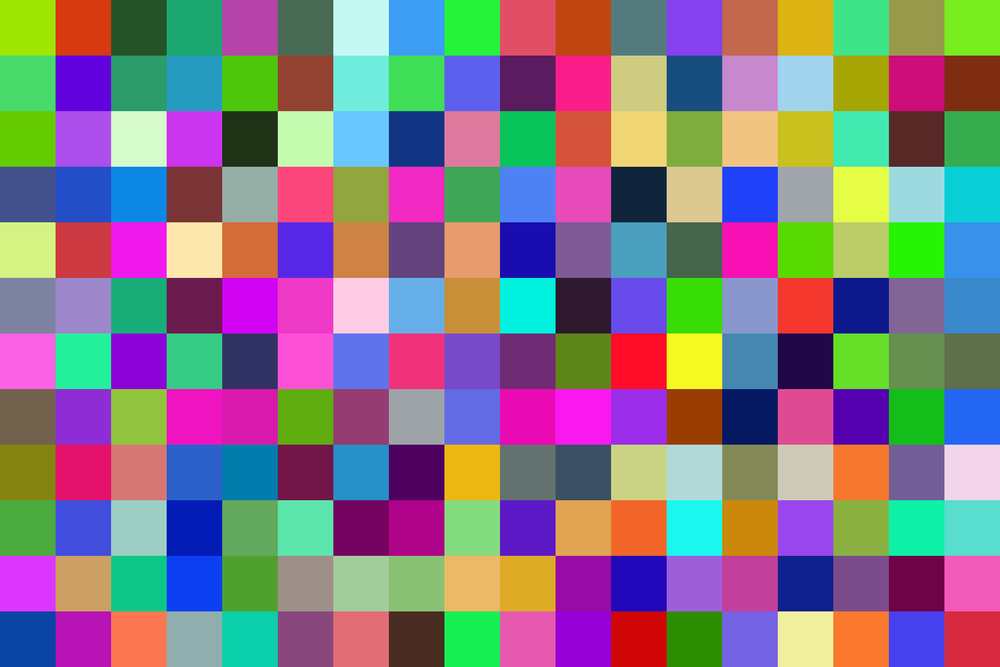
#> input picture random-pixels-big.png, 1000 x 667 px, shrunk from 1800 x 1200 before the run, found by its file name
$ jupyter execute 'IP with scipy.ipynb'
#> lines starting #> are read from the running program, lines starting #| are printed output that depends on the picture; long printed decimals are rounded
[cell 1]
from skimage import io, img_as_ubyte
from scipy import ndimage
import numpy as np
from matplotlib import pyplot as plt

[cell 2]
img = img_as_ubyte(io.imread("/home/shikhar/Desktop/git_workspace/ImageProcessing_Practice-/random-pixels-big.png", as_gray=False))
#> img is the input picture: shape (667, 1000, 3); mean R, G, B 132.7, 120.9, 132.8

[cell 3]
print(img.size, img.shape, img.dtype)
#| 2001000 (667, 1000, 3) uint8

[cell 4]
max_value=img.max()
#> max_value = 255
min_value=img.min()
#> min_value = 0
mean_value=img.mean()
#> mean_value = 128.8

[cell 5]
print(max_value, min_value,mean_value)
#| 255 0 128.790

[cell 6]
flippedLR=np.fliplr(img)
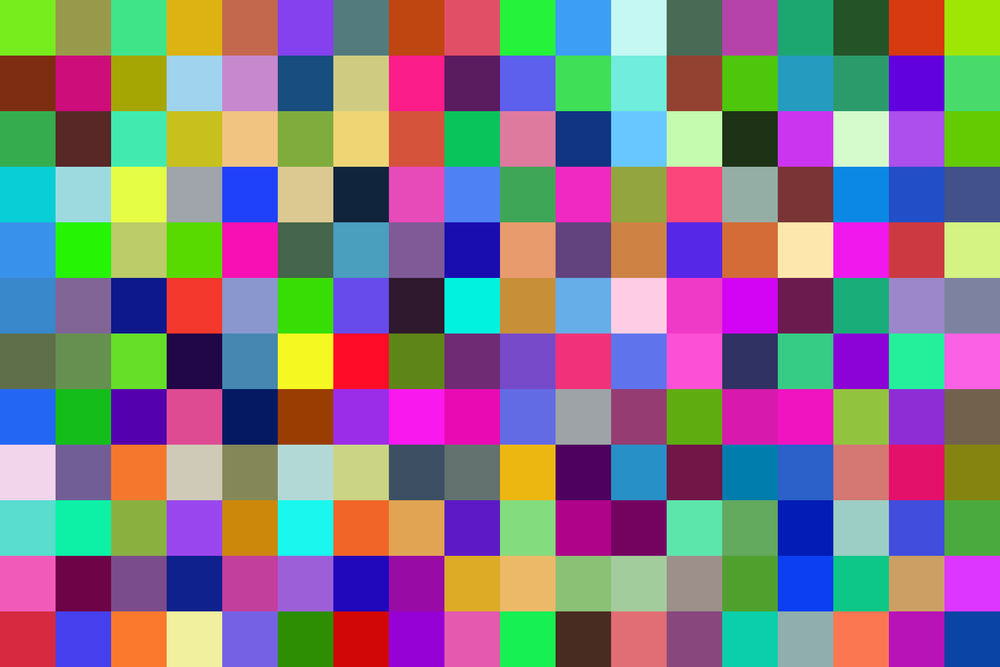
#> flippedLR: shape (667, 1000, 3); mean R, G, B 132.7, 120.9, 132.8
flippedUD=np.flipud(img)
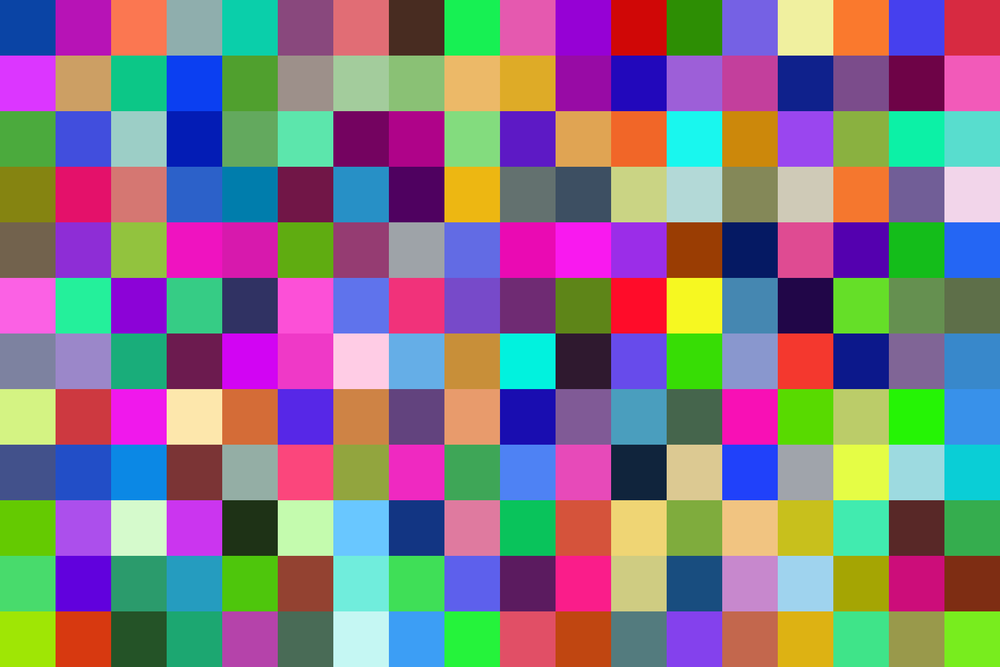
#> flippedUD: shape (667, 1000, 3); mean R, G, B 132.7, 120.9, 132.8

[cell 7]
plt.subplot(2,1,1)
plt.imshow(img, cmap="Greys")

plt.subplot(2,2,3)
plt.imshow(flippedLR, cmap="Blues")

plt.subplot(2,2,4)
plt.imshow(flippedUD, cmap='hsv')
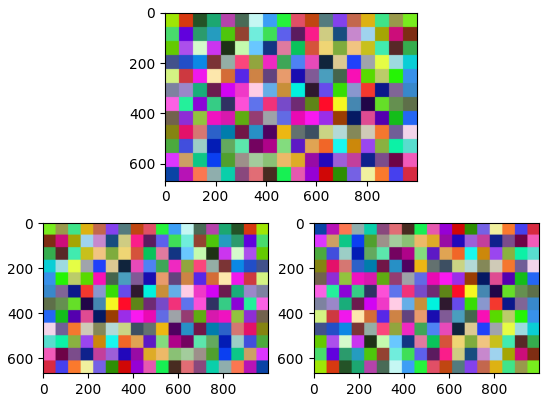
#> figure drawn by matplotlib, 3 panels

[cell 8]
rotated=ndimage.rotate(img,45,reshape=False)
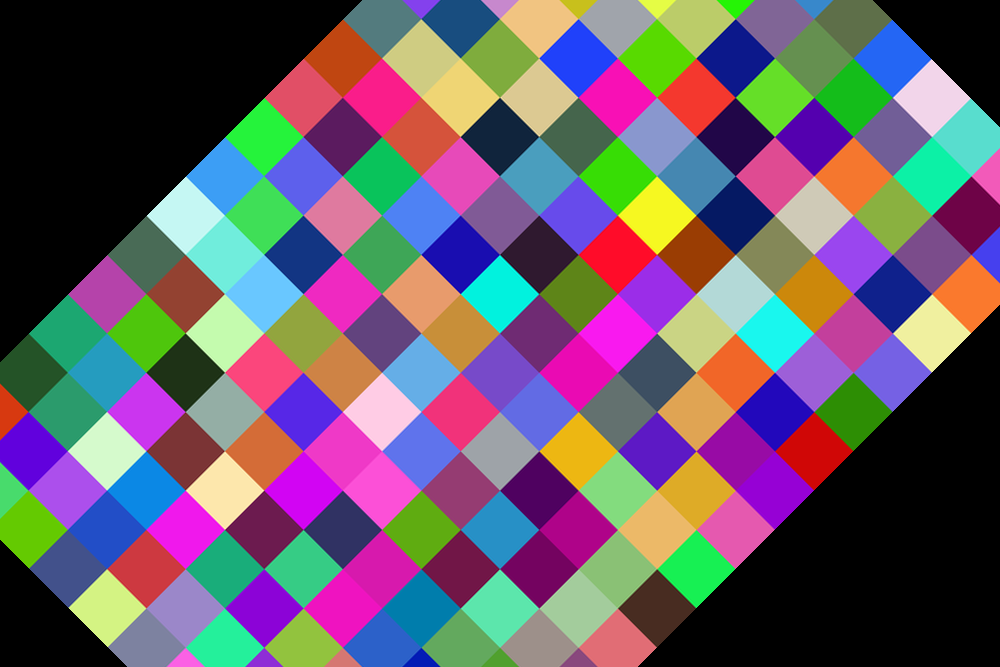
#> rotated: shape (667, 1000, 3); mean R, G, B 103.9, 91.3, 104.6
plt.imshow(rotated)

use of filters

[cell 9]
uniform_filtered=ndimage.uniform_filter(img,size=15)  #used for bluring images
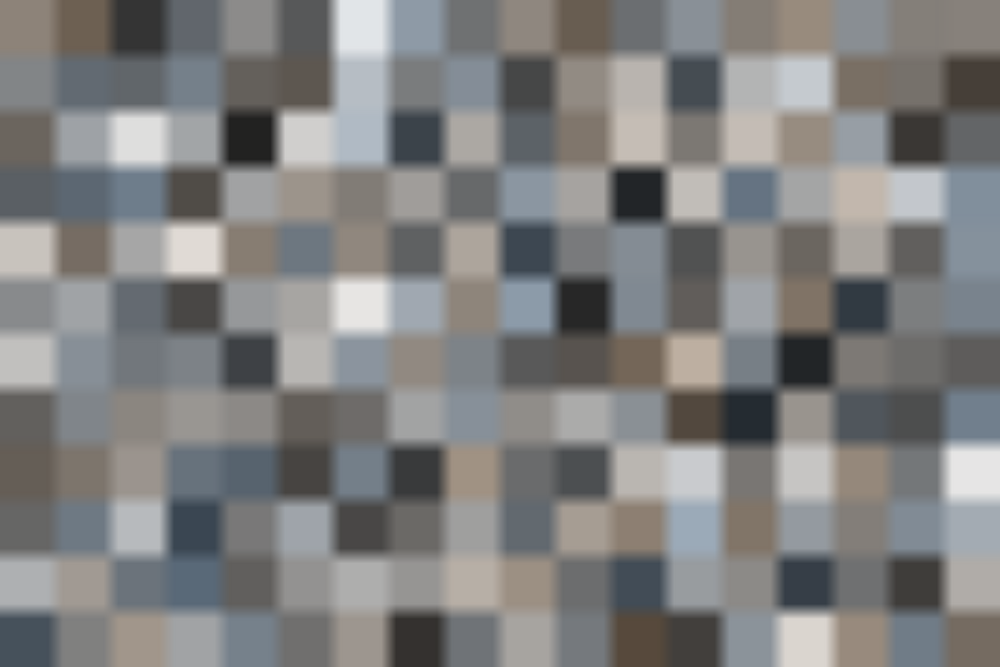
#> uniform_filtered: shape (667, 1000, 3); mean R, G, B 128, 128.2, 128
plt.imshow(uniform_filtered)

[cell 10]
gaussian_filtered=ndimage.gaussian_filter(img,sigma=5) #used for bluring or smoothing. It gradually removes the edges.
plt.imshow(gaussian_filtered)

[cell 11]
median_filtered=ndimage.median_filter(img,5)  #used for denoising images
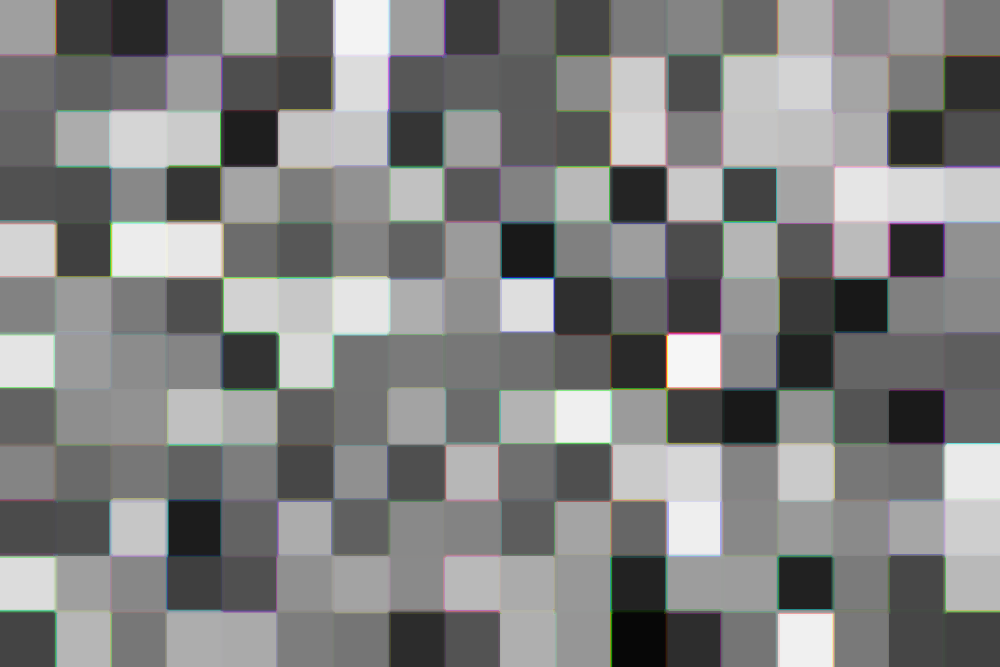
#> median_filtered: shape (667, 1000, 3); mean R, G, B 129.3, 129.8, 129.4
plt.imshow(median_filtered)

[cell 12]
sobel_img= ndimage.sobel(img) #used for detecting edges
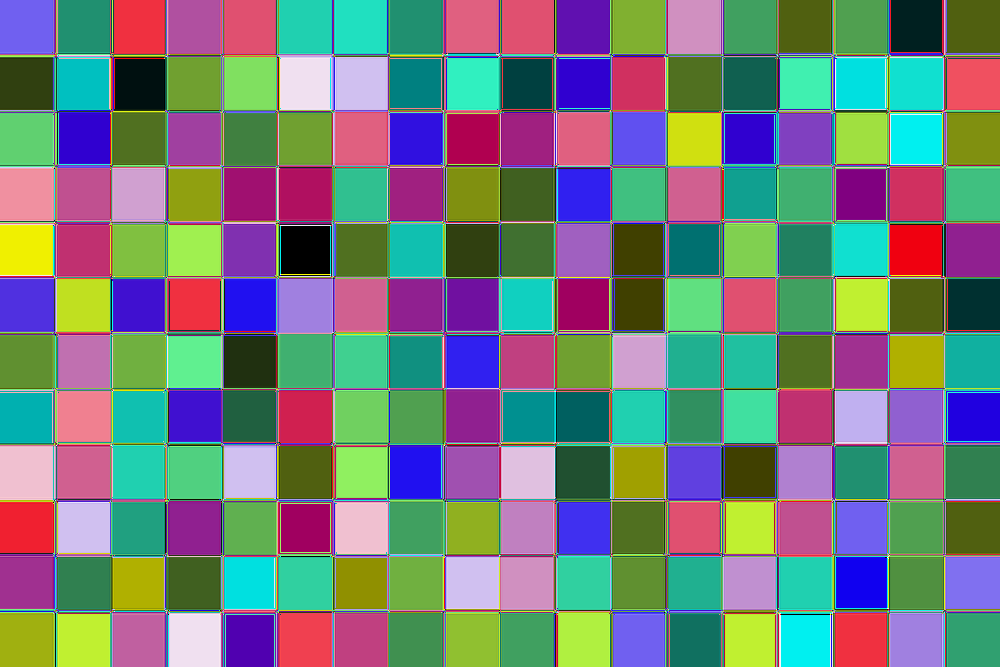
#> sobel_img: shape (667, 1000, 3); mean R, G, B 114.4, 124.9, 123.2
plt.imshow(sobel_img)
